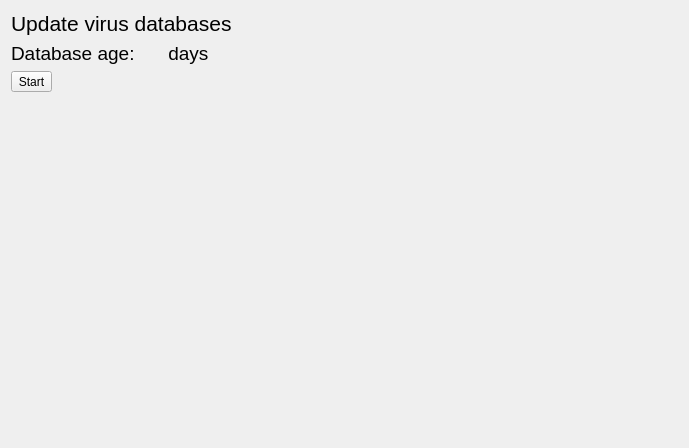
<?xml version="1.0" encoding="UTF-8"?>
<ui version="4.0">
 <class>UpdateWidget</class>
 <widget class="QWidget" name="UpdateWidget">
  <property name="geometry">
   <rect>
    <x>0</x>
    <y>0</y>
    <width>689</width>
    <height>448</height>
   </rect>
  </property>
  <property name="windowTitle">
   <string>Form</string>
  </property>
  <layout class="QVBoxLayout" name="verticalLayout">
   <item>
    <widget class="QLabel" name="label">
     <property name="font">
      <font>
       <pointsize>16</pointsize>
      </font>
     </property>
     <property name="text">
      <string>Update virus databases</string>
     </property>
    </widget>
   </item>
   <item>
    <layout class="QHBoxLayout" name="horizontalLayout_2">
     <item>
      <widget class="QLabel" name="label_2">
       <property name="font">
        <font>
         <pointsize>14</pointsize>
        </font>
       </property>
       <property name="text">
        <string>Database age: </string>
       </property>
      </widget>
     </item>
     <item>
      <widget class="QLabel" name="m_age_label">
       <property name="font">
        <font>
         <pointsize>14</pointsize>
        </font>
       </property>
       <property name="text">
        <string/>
       </property>
      </widget>
     </item>
     <item>
      <widget class="QLabel" name="label_4">
       <property name="font">
        <font>
         <pointsize>14</pointsize>
        </font>
       </property>
       <property name="text">
        <string> days</string>
       </property>
      </widget>
     </item>
     <item>
      <spacer name="horizontalSpacer_2">
       <property name="orientation">
        <enum>Qt::Horizontal</enum>
       </property>
       <property name="sizeHint" stdset="0">
        <size>
         <width>40</width>
         <height>20</height>
        </size>
       </property>
      </spacer>
     </item>
    </layout>
   </item>
   <item>
    <layout class="QHBoxLayout" name="horizontalLayout" stretch="0,0">
     <item>
      <widget class="QToolButton" name="m_start_button">
       <property name="focusPolicy">
        <enum>Qt::NoFocus</enum>
       </property>
       <property name="text">
        <string>Start</string>
       </property>
       <property name="icon">
        <iconset resource="../qrc/meduzzza.qrc">
         <normaloff>:/images/images/play.png</normaloff>:/images/images/play.png</iconset>
       </property>
       <property name="checkable">
        <bool>false</bool>
       </property>
      </widget>
     </item>
     <item>
      <spacer name="horizontalSpacer">
       <property name="orientation">
        <enum>Qt::Horizontal</enum>
       </property>
       <property name="sizeHint" stdset="0">
        <size>
         <width>40</width>
         <height>20</height>
        </size>
       </property>
      </spacer>
     </item>
    </layout>
   </item>
   <item>
    <layout class="QGridLayout" name="m_items_layout"/>
   </item>
   <item>
    <spacer name="verticalSpacer">
     <property name="orientation">
      <enum>Qt::Vertical</enum>
     </property>
     <property name="sizeHint" stdset="0">
      <size>
       <width>20</width>
       <height>40</height>
      </size>
     </property>
    </spacer>
   </item>
  </layout>
  <zorder>label</zorder>
  <zorder>verticalSpacer</zorder>
  <zorder>label_2</zorder>
  <zorder>m_age_label</zorder>
 </widget>
 <resources>
  <include location="../qrc/meduzzza.qrc"/>
 </resources>
 <connections>
  <connection>
   <sender>m_start_button</sender>
   <signal>clicked()</signal>
   <receiver>UpdateWidget</receiver>
   <slot>startUpdateSlot()</slot>
   <hints>
    <hint type="sourcelabel">
     <x>17</x>
     <y>46</y>
    </hint>
    <hint type="destinationlabel">
     <x>344</x>
     <y>223</y>
    </hint>
   </hints>
  </connection>
 </connections>
 <slots>
  <slot>startUpdateSlot()</slot>
 </slots>
</ui>
